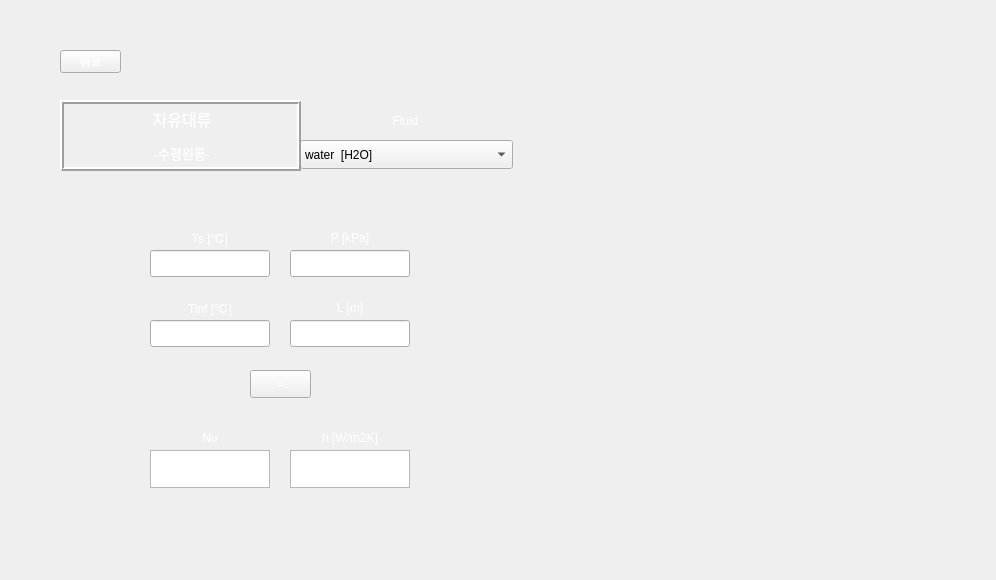
<?xml version="1.0" encoding="UTF-8"?>
<ui version="4.0">
 <class>Form</class>
 <widget class="QWidget" name="Form">
  <property name="geometry">
   <rect>
    <x>0</x>
    <y>0</y>
    <width>996</width>
    <height>580</height>
   </rect>
  </property>
  <property name="windowTitle">
   <string>Form</string>
  </property>
  <property name="styleSheet">
   <string notr="true">background-image: url(:/background/하얀거.png);</string>
  </property>
  <widget class="QPushButton" name="check">
   <property name="geometry">
    <rect>
     <x>250</x>
     <y>370</y>
     <width>61</width>
     <height>28</height>
    </rect>
   </property>
   <property name="styleSheet">
    <string notr="true">QPushButton {
color: qlineargradient(spread:pad, x1:0, y1:1, x2:1, y2:0, stop:0 rgba(255, 255, 255, 255), stop:1 rgba(255, 255, 255, 255));
background-image: url(:/background/버튼2.png);
font: 10pt &quot;맑은 고딕&quot;;
}
QPushButton:hover{
border-image: url(:/background/버튼클릭2.png);
}</string>
   </property>
   <property name="text">
    <string>=</string>
   </property>
  </widget>
  <widget class="QPushButton" name="pushButton">
   <property name="geometry">
    <rect>
     <x>60</x>
     <y>50</y>
     <width>61</width>
     <height>23</height>
    </rect>
   </property>
   <property name="styleSheet">
    <string notr="true">QPushButton {
color: qlineargradient(spread:pad, x1:0, y1:1, x2:1, y2:0, stop:0 rgba(255, 255, 255, 255), stop:1 rgba(255, 255, 255, 255));
background-image: url(:/background/버튼2.png);
font: 10pt &quot;맑은 고딕&quot;;
}
QPushButton:hover{
border-image: url(:/background/버튼클릭2.png);
}</string>
   </property>
   <property name="text">
    <string>뒤로</string>
   </property>
  </widget>
  <widget class="QLabel" name="label_8">
   <property name="geometry">
    <rect>
     <x>290</x>
     <y>420</y>
     <width>120</width>
     <height>35</height>
    </rect>
   </property>
   <property name="styleSheet">
    <string notr="true">color: qlineargradient(spread:pad, x1:0, y1:1, x2:1, y2:0, stop:0 rgba(255, 255, 255, 255), stop:1 rgba(255, 255, 255, 255));
background-image: url(:/background/버튼2.png);
font: 10pt &quot;맑은 고딕&quot;;</string>
   </property>
   <property name="text">
    <string>h [W/m2K]</string>
   </property>
   <property name="alignment">
    <set>Qt::AlignCenter</set>
   </property>
  </widget>
  <widget class="QLabel" name="label_6">
   <property name="geometry">
    <rect>
     <x>150</x>
     <y>420</y>
     <width>120</width>
     <height>35</height>
    </rect>
   </property>
   <property name="styleSheet">
    <string notr="true">color: qlineargradient(spread:pad, x1:0, y1:1, x2:1, y2:0, stop:0 rgba(255, 255, 255, 255), stop:1 rgba(255, 255, 255, 255));
background-image: url(:/background/버튼2.png);
font: 10pt &quot;맑은 고딕&quot;;</string>
   </property>
   <property name="text">
    <string>Nu</string>
   </property>
   <property name="alignment">
    <set>Qt::AlignCenter</set>
   </property>
  </widget>
  <widget class="QTextBrowser" name="textBrowser_2">
   <property name="geometry">
    <rect>
     <x>290</x>
     <y>450</y>
     <width>120</width>
     <height>38</height>
    </rect>
   </property>
   <property name="sizePolicy">
    <sizepolicy hsizetype="Expanding" vsizetype="Preferred">
     <horstretch>0</horstretch>
     <verstretch>0</verstretch>
    </sizepolicy>
   </property>
   <property name="maximumSize">
    <size>
     <width>16777215</width>
     <height>38</height>
    </size>
   </property>
   <property name="styleSheet">
    <string notr="true">font: 12pt &quot;맑은 고딕&quot;;
background-image: url(:/background/하얀거.png);</string>
   </property>
  </widget>
  <widget class="QTextBrowser" name="textBrowser">
   <property name="geometry">
    <rect>
     <x>150</x>
     <y>450</y>
     <width>120</width>
     <height>38</height>
    </rect>
   </property>
   <property name="sizePolicy">
    <sizepolicy hsizetype="Expanding" vsizetype="Preferred">
     <horstretch>0</horstretch>
     <verstretch>0</verstretch>
    </sizepolicy>
   </property>
   <property name="maximumSize">
    <size>
     <width>16777215</width>
     <height>38</height>
    </size>
   </property>
   <property name="styleSheet">
    <string notr="true">font: 12pt &quot;맑은 고딕&quot;;
background-image: url(:/background/하얀거.png);</string>
   </property>
  </widget>
  <widget class="QLabel" name="label">
   <property name="geometry">
    <rect>
     <x>150</x>
     <y>220</y>
     <width>120</width>
     <height>35</height>
    </rect>
   </property>
   <property name="styleSheet">
    <string notr="true">color: qlineargradient(spread:pad, x1:0, y1:1, x2:1, y2:0, stop:0 rgba(255, 255, 255, 255), stop:1 rgba(255, 255, 255, 255));
background-image: url(:/background/버튼2.png);
font: 10pt &quot;맑은 고딕&quot;;</string>
   </property>
   <property name="text">
    <string>Ts [℃]</string>
   </property>
   <property name="alignment">
    <set>Qt::AlignCenter</set>
   </property>
  </widget>
  <widget class="QLineEdit" name="T1">
   <property name="geometry">
    <rect>
     <x>150</x>
     <y>250</y>
     <width>120</width>
     <height>27</height>
    </rect>
   </property>
   <property name="styleSheet">
    <string notr="true">font: 12pt &quot;맑은 고딕&quot;;
background-image: url(:/background/하얀거.png);</string>
   </property>
  </widget>
  <widget class="QLabel" name="label_2">
   <property name="geometry">
    <rect>
     <x>150</x>
     <y>290</y>
     <width>120</width>
     <height>35</height>
    </rect>
   </property>
   <property name="styleSheet">
    <string notr="true">color: qlineargradient(spread:pad, x1:0, y1:1, x2:1, y2:0, stop:0 rgba(255, 255, 255, 255), stop:1 rgba(255, 255, 255, 255));
background-image: url(:/background/버튼2.png);
font: 10pt &quot;맑은 고딕&quot;;</string>
   </property>
   <property name="text">
    <string>Tinf [℃]</string>
   </property>
   <property name="alignment">
    <set>Qt::AlignCenter</set>
   </property>
  </widget>
  <widget class="QLineEdit" name="T2">
   <property name="geometry">
    <rect>
     <x>150</x>
     <y>320</y>
     <width>120</width>
     <height>27</height>
    </rect>
   </property>
   <property name="styleSheet">
    <string notr="true">font: 12pt &quot;맑은 고딕&quot;;
background-image: url(:/background/하얀거.png);</string>
   </property>
  </widget>
  <widget class="QLabel" name="label_4">
   <property name="geometry">
    <rect>
     <x>290</x>
     <y>290</y>
     <width>120</width>
     <height>35</height>
    </rect>
   </property>
   <property name="styleSheet">
    <string notr="true">color: qlineargradient(spread:pad, x1:0, y1:1, x2:1, y2:0, stop:0 rgba(255, 255, 255, 255), stop:1 rgba(255, 255, 255, 255));
background-image: url(:/background/버튼2.png);
font: 10pt &quot;맑은 고딕&quot;;</string>
   </property>
   <property name="text">
    <string>L [m]</string>
   </property>
   <property name="alignment">
    <set>Qt::AlignCenter</set>
   </property>
  </widget>
  <widget class="QLineEdit" name="L">
   <property name="geometry">
    <rect>
     <x>290</x>
     <y>320</y>
     <width>120</width>
     <height>27</height>
    </rect>
   </property>
   <property name="styleSheet">
    <string notr="true">font: 12pt &quot;맑은 고딕&quot;;
background-image: url(:/background/하얀거.png);</string>
   </property>
  </widget>
  <widget class="QLabel" name="label_5">
   <property name="geometry">
    <rect>
     <x>290</x>
     <y>220</y>
     <width>120</width>
     <height>35</height>
    </rect>
   </property>
   <property name="styleSheet">
    <string notr="true">color: qlineargradient(spread:pad, x1:0, y1:1, x2:1, y2:0, stop:0 rgba(255, 255, 255, 255), stop:1 rgba(255, 255, 255, 255));
background-image: url(:/background/버튼2.png);
font: 10pt &quot;맑은 고딕&quot;;</string>
   </property>
   <property name="text">
    <string>P [kPa]</string>
   </property>
   <property name="alignment">
    <set>Qt::AlignCenter</set>
   </property>
  </widget>
  <widget class="QLineEdit" name="P">
   <property name="geometry">
    <rect>
     <x>290</x>
     <y>250</y>
     <width>120</width>
     <height>27</height>
    </rect>
   </property>
   <property name="styleSheet">
    <string notr="true">font: 12pt &quot;맑은 고딕&quot;;
background-image: url(:/background/하얀거.png);</string>
   </property>
  </widget>
  <widget class="QLabel" name="label_7">
   <property name="geometry">
    <rect>
     <x>300</x>
     <y>102</y>
     <width>211</width>
     <height>38</height>
    </rect>
   </property>
   <property name="styleSheet">
    <string notr="true">color: qlineargradient(spread:pad, x1:0, y1:1, x2:1, y2:0, stop:0 rgba(255, 255, 255, 255), stop:1 rgba(255, 255, 255, 255));
background-image: url(:/background/버튼2.png);
font: 12pt &quot;맑은 고딕&quot;;</string>
   </property>
   <property name="text">
    <string>Fluid</string>
   </property>
   <property name="alignment">
    <set>Qt::AlignCenter</set>
   </property>
  </widget>
  <widget class="QLabel" name="label_9">
   <property name="geometry">
    <rect>
     <x>0</x>
     <y>0</y>
     <width>996</width>
     <height>580</height>
    </rect>
   </property>
   <property name="styleSheet">
    <string notr="true">image: url(:/background/배경2.png);</string>
   </property>
   <property name="text">
    <string/>
   </property>
  </widget>
  <widget class="QLabel" name="label_10">
   <property name="geometry">
    <rect>
     <x>535</x>
     <y>40</y>
     <width>421</width>
     <height>501</height>
    </rect>
   </property>
   <property name="styleSheet">
    <string notr="true">image: url(:/background/Horizontal cylinder.PNG);</string>
   </property>
   <property name="text">
    <string/>
   </property>
  </widget>
  <widget class="QLabel" name="label_11">
   <property name="geometry">
    <rect>
     <x>550</x>
     <y>360</y>
     <width>391</width>
     <height>161</height>
    </rect>
   </property>
   <property name="styleSheet">
    <string notr="true">image: url(:/background/Horizontal cylinder-2.PNG);</string>
   </property>
   <property name="text">
    <string/>
   </property>
  </widget>
  <widget class="QComboBox" name="fluid_2">
   <property name="geometry">
    <rect>
     <x>300</x>
     <y>140</y>
     <width>213</width>
     <height>29</height>
    </rect>
   </property>
   <property name="styleSheet">
    <string notr="true">background-image: url(:/background/하얀거.png);
font: 10pt &quot;맑은 고딕&quot;;</string>
   </property>
   <item>
    <property name="text">
     <string>water  [H2O]</string>
    </property>
   </item>
   <item>
    <property name="text">
     <string>air</string>
    </property>
   </item>
   <item>
    <property name="text">
     <string>1-Butene  [C4H8]</string>
    </property>
   </item>
   <item>
    <property name="text">
     <string>Acetone  [C3H6O]</string>
    </property>
   </item>
   <item>
    <property name="text">
     <string>Ammonia  [NH3]</string>
    </property>
   </item>
   <item>
    <property name="text">
     <string>Argon  [Ar]</string>
    </property>
   </item>
   <item>
    <property name="text">
     <string>Benzene  [C6H6]</string>
    </property>
   </item>
   <item>
    <property name="text">
     <string>CarbonDioxide  [CO2]</string>
    </property>
   </item>
   <item>
    <property name="text">
     <string>CarbonMonoxide  [CO]</string>
    </property>
   </item>
   <item>
    <property name="text">
     <string>CarbonylSulfide  [COS]</string>
    </property>
   </item>
   <item>
    <property name="text">
     <string>CycloHexane  [C6H12]</string>
    </property>
   </item>
   <item>
    <property name="text">
     <string>CycloPropane  [C3H6]</string>
    </property>
   </item>
   <item>
    <property name="text">
     <string>Cyclopentane  [C5H10]</string>
    </property>
   </item>
   <item>
    <property name="text">
     <string>D4  [C8H24O4Si4]</string>
    </property>
   </item>
   <item>
    <property name="text">
     <string>D5  [C10H30O5Si5]</string>
    </property>
   </item>
   <item>
    <property name="text">
     <string>D6  [C12H36O6Si6]</string>
    </property>
   </item>
   <item>
    <property name="text">
     <string>Deuterium  [D2]</string>
    </property>
   </item>
   <item>
    <property name="text">
     <string>Dichloroethane  [C2Cl2H4]</string>
    </property>
   </item>
   <item>
    <property name="text">
     <string>DiethylEther  [C4H10O]</string>
    </property>
   </item>
   <item>
    <property name="text">
     <string>DimethylCarbonate  [C3H6O3]</string>
    </property>
   </item>
   <item>
    <property name="text">
     <string>DimethylEther  [C2H6O]</string>
    </property>
   </item>
   <item>
    <property name="text">
     <string>Ethane  [C2H6]</string>
    </property>
   </item>
   <item>
    <property name="text">
     <string>Ethanol  [C2H6O]</string>
    </property>
   </item>
   <item>
    <property name="text">
     <string>EthylBenzene  [C8H10]</string>
    </property>
   </item>
   <item>
    <property name="text">
     <string>Ethylene  [C2H4]</string>
    </property>
   </item>
   <item>
    <property name="text">
     <string>EthyleneOxide  [C2H4O]</string>
    </property>
   </item>
   <item>
    <property name="text">
     <string>Fluorine  [F2]</string>
    </property>
   </item>
   <item>
    <property name="text">
     <string>HFE143m  [C2F3H3O]</string>
    </property>
   </item>
   <item>
    <property name="text">
     <string>HeavyWater  [D2O]</string>
    </property>
   </item>
   <item>
    <property name="text">
     <string>Helium  [He]</string>
    </property>
   </item>
   <item>
    <property name="text">
     <string>Hydrogen  [H2]</string>
    </property>
   </item>
   <item>
    <property name="text">
     <string>HydrogenChloride  [ClH]</string>
    </property>
   </item>
   <item>
    <property name="text">
     <string>HydrogenSulfide  [H2S]</string>
    </property>
   </item>
   <item>
    <property name="text">
     <string>IsoButane  [C4H10]</string>
    </property>
   </item>
   <item>
    <property name="text">
     <string>IsoButene  [C4H8]</string>
    </property>
   </item>
   <item>
    <property name="text">
     <string>Isohexane  [C6H14]</string>
    </property>
   </item>
   <item>
    <property name="text">
     <string>Isopentane  [C5H12]</string>
    </property>
   </item>
   <item>
    <property name="text">
     <string>Krypton  [Kr]</string>
    </property>
   </item>
   <item>
    <property name="text">
     <string>MD2M  [C10H30O3Si4]</string>
    </property>
   </item>
   <item>
    <property name="text">
     <string>MD3M  [C12H36O4Si5]</string>
    </property>
   </item>
   <item>
    <property name="text">
     <string>MD4M  [C14H42O5Si6]</string>
    </property>
   </item>
   <item>
    <property name="text">
     <string>MDM  [C8H24O2Si3]</string>
    </property>
   </item>
   <item>
    <property name="text">
     <string>MM  [C6H18OSi2]</string>
    </property>
   </item>
   <item>
    <property name="text">
     <string>Methane  [CH4]</string>
    </property>
   </item>
   <item>
    <property name="text">
     <string>Methanol  [CH4O]</string>
    </property>
   </item>
   <item>
    <property name="text">
     <string>MethylLinoleate  [C19H34O2]</string>
    </property>
   </item>
   <item>
    <property name="text">
     <string>MethylLinolenate  [C19H32O2]</string>
    </property>
   </item>
   <item>
    <property name="text">
     <string>MethylOleate  [C19H36O2]</string>
    </property>
   </item>
   <item>
    <property name="text">
     <string>MethylPalmitate  [C17H34O2]</string>
    </property>
   </item>
   <item>
    <property name="text">
     <string>MethylStearate  [C19H38O2]</string>
    </property>
   </item>
   <item>
    <property name="text">
     <string>Neon  [Ne]</string>
    </property>
   </item>
   <item>
    <property name="text">
     <string>Neopentane  [C5H12]</string>
    </property>
   </item>
   <item>
    <property name="text">
     <string>Nitrogen  [N2]</string>
    </property>
   </item>
   <item>
    <property name="text">
     <string>NitrousOxide  [N2O]</string>
    </property>
   </item>
   <item>
    <property name="text">
     <string>Novec649  [C6F12O]</string>
    </property>
   </item>
   <item>
    <property name="text">
     <string>OrthoDeuterium</string>
    </property>
   </item>
   <item>
    <property name="text">
     <string>OrthoHydrogen</string>
    </property>
   </item>
   <item>
    <property name="text">
     <string>Oxygen  [O2]</string>
    </property>
   </item>
   <item>
    <property name="text">
     <string>ParaDeuterium</string>
    </property>
   </item>
   <item>
    <property name="text">
     <string>ParaHydrogen</string>
    </property>
   </item>
   <item>
    <property name="text">
     <string>Propylene  [C3H6]</string>
    </property>
   </item>
   <item>
    <property name="text">
     <string>Propyne  [C3H4]</string>
    </property>
   </item>
   <item>
    <property name="text">
     <string>R11</string>
    </property>
   </item>
   <item>
    <property name="text">
     <string>R113</string>
    </property>
   </item>
   <item>
    <property name="text">
     <string>R114</string>
    </property>
   </item>
   <item>
    <property name="text">
     <string>R115</string>
    </property>
   </item>
   <item>
    <property name="text">
     <string>R116</string>
    </property>
   </item>
   <item>
    <property name="text">
     <string>R12</string>
    </property>
   </item>
   <item>
    <property name="text">
     <string>R123</string>
    </property>
   </item>
   <item>
    <property name="text">
     <string>R1233zd(E)</string>
    </property>
   </item>
   <item>
    <property name="text">
     <string>R1234yf</string>
    </property>
   </item>
   <item>
    <property name="text">
     <string>R1234ze(E)</string>
    </property>
   </item>
   <item>
    <property name="text">
     <string>R1234ze(Z)</string>
    </property>
   </item>
   <item>
    <property name="text">
     <string>R124</string>
    </property>
   </item>
   <item>
    <property name="text">
     <string>R1243zf</string>
    </property>
   </item>
   <item>
    <property name="text">
     <string>R125</string>
    </property>
   </item>
   <item>
    <property name="text">
     <string>R13</string>
    </property>
   </item>
   <item>
    <property name="text">
     <string>R134a</string>
    </property>
   </item>
   <item>
    <property name="text">
     <string>R13l1</string>
    </property>
   </item>
   <item>
    <property name="text">
     <string>R14</string>
    </property>
   </item>
   <item>
    <property name="text">
     <string>R141b</string>
    </property>
   </item>
   <item>
    <property name="text">
     <string>R142b</string>
    </property>
   </item>
   <item>
    <property name="text">
     <string>R143a</string>
    </property>
   </item>
   <item>
    <property name="text">
     <string>R152A</string>
    </property>
   </item>
   <item>
    <property name="text">
     <string>R161</string>
    </property>
   </item>
   <item>
    <property name="text">
     <string>R21</string>
    </property>
   </item>
   <item>
    <property name="text">
     <string>R218</string>
    </property>
   </item>
   <item>
    <property name="text">
     <string>R22</string>
    </property>
   </item>
   <item>
    <property name="text">
     <string>R227EA</string>
    </property>
   </item>
   <item>
    <property name="text">
     <string>R23</string>
    </property>
   </item>
   <item>
    <property name="text">
     <string>R236EA</string>
    </property>
   </item>
   <item>
    <property name="text">
     <string>R236FA</string>
    </property>
   </item>
   <item>
    <property name="text">
     <string>R245ca</string>
    </property>
   </item>
   <item>
    <property name="text">
     <string>R245fa</string>
    </property>
   </item>
   <item>
    <property name="text">
     <string>R32</string>
    </property>
   </item>
   <item>
    <property name="text">
     <string>R365MFC</string>
    </property>
   </item>
   <item>
    <property name="text">
     <string>R40</string>
    </property>
   </item>
   <item>
    <property name="text">
     <string>R404A</string>
    </property>
   </item>
   <item>
    <property name="text">
     <string>R407C</string>
    </property>
   </item>
   <item>
    <property name="text">
     <string>R41</string>
    </property>
   </item>
   <item>
    <property name="text">
     <string>R410A</string>
    </property>
   </item>
   <item>
    <property name="text">
     <string>R507A</string>
    </property>
   </item>
   <item>
    <property name="text">
     <string>RC318</string>
    </property>
   </item>
   <item>
    <property name="text">
     <string>SES36</string>
    </property>
   </item>
   <item>
    <property name="text">
     <string>SulfurDioxide  [O2S]</string>
    </property>
   </item>
   <item>
    <property name="text">
     <string>SulfurHexafluoride  [F6S]</string>
    </property>
   </item>
   <item>
    <property name="text">
     <string>Toluene  [C7H8]</string>
    </property>
   </item>
   <item>
    <property name="text">
     <string>Xenon  [Xe]</string>
    </property>
   </item>
   <item>
    <property name="text">
     <string>cis-2-Butene  [C4H8]</string>
    </property>
   </item>
   <item>
    <property name="text">
     <string>m-Xylene  [C8H10]</string>
    </property>
   </item>
   <item>
    <property name="text">
     <string>n-Butane  [C4H10]</string>
    </property>
   </item>
   <item>
    <property name="text">
     <string>n-Decane  [C10H22]</string>
    </property>
   </item>
   <item>
    <property name="text">
     <string>n-Dodecane  [C12H26]</string>
    </property>
   </item>
   <item>
    <property name="text">
     <string>n-Heptane  [C7H16]</string>
    </property>
   </item>
   <item>
    <property name="text">
     <string>n-Hexane  [C6H14]</string>
    </property>
   </item>
   <item>
    <property name="text">
     <string>n-Nonane  [C9H20]</string>
    </property>
   </item>
   <item>
    <property name="text">
     <string>n-Octane  [C8H18]</string>
    </property>
   </item>
   <item>
    <property name="text">
     <string>n-Pentane  [C5H12]</string>
    </property>
   </item>
   <item>
    <property name="text">
     <string>n-Propane  [C3H8]</string>
    </property>
   </item>
   <item>
    <property name="text">
     <string>n-Undecane  [C11H24]</string>
    </property>
   </item>
   <item>
    <property name="text">
     <string>o-Xylene  [C8H10]</string>
    </property>
   </item>
   <item>
    <property name="text">
     <string>p-Xylene  [C8H10]</string>
    </property>
   </item>
   <item>
    <property name="text">
     <string>trans-2-Butene  [C4H8]</string>
    </property>
   </item>
  </widget>
  <widget class="QLabel" name="label_13">
   <property name="geometry">
    <rect>
     <x>60</x>
     <y>100</y>
     <width>241</width>
     <height>71</height>
    </rect>
   </property>
   <property name="styleSheet">
    <string notr="true">font: 10pt &quot;맑은 고딕&quot;;
color: rgb(255, 255, 255);
background-image: url(:/background/버튼2.png);</string>
   </property>
   <property name="frameShape">
    <enum>QFrame::Box</enum>
   </property>
   <property name="frameShadow">
    <enum>QFrame::Raised</enum>
   </property>
   <property name="lineWidth">
    <number>2</number>
   </property>
   <property name="text">
    <string>&lt;!DOCTYPE HTML PUBLIC &quot;-//W3C//DTD HTML 4.0//EN&quot; &quot;http://www.w3.org/TR/REC-html40/strict.dtd&quot;&gt;
&lt;html&gt;&lt;head&gt;&lt;meta name=&quot;qrichtext&quot; content=&quot;1&quot; /&gt;&lt;style type=&quot;text/css&quot;&gt;
p, li { white-space: pre-wrap; }
&lt;/style&gt;&lt;/head&gt;&lt;body style=&quot; font-family:'맑은 고딕'; font-size:10pt; font-weight:400; font-style:normal;&quot;&gt;
&lt;p align=&quot;center&quot; style=&quot; margin-top:12px; margin-bottom:12px; margin-left:0px; margin-right:0px; -qt-block-indent:0; text-indent:0px;&quot;&gt;&lt;span style=&quot; font-size:12pt;&quot;&gt;자유대류&lt;/span&gt;&lt;/p&gt;
&lt;p align=&quot;center&quot; style=&quot; margin-top:12px; margin-bottom:12px; margin-left:0px; margin-right:0px; -qt-block-indent:0; text-indent:0px;&quot;&gt;-수평원통-&lt;/p&gt;&lt;/body&gt;&lt;/html&gt;</string>
   </property>
   <property name="buddy">
    <cstring>pushButton</cstring>
   </property>
  </widget>
  <zorder>label_9</zorder>
  <zorder>check</zorder>
  <zorder>pushButton</zorder>
  <zorder>textBrowser_2</zorder>
  <zorder>textBrowser</zorder>
  <zorder>label</zorder>
  <zorder>T1</zorder>
  <zorder>label_2</zorder>
  <zorder>T2</zorder>
  <zorder>label_4</zorder>
  <zorder>L</zorder>
  <zorder>label_5</zorder>
  <zorder>P</zorder>
  <zorder>label_7</zorder>
  <zorder>label_10</zorder>
  <zorder>label_11</zorder>
  <zorder>fluid_2</zorder>
  <zorder>label_13</zorder>
  <zorder>label_8</zorder>
  <zorder>label_6</zorder>
 </widget>
 <resources>
  <include location="../resource/resources.qrc"/>
 </resources>
 <connections/>
</ui>
